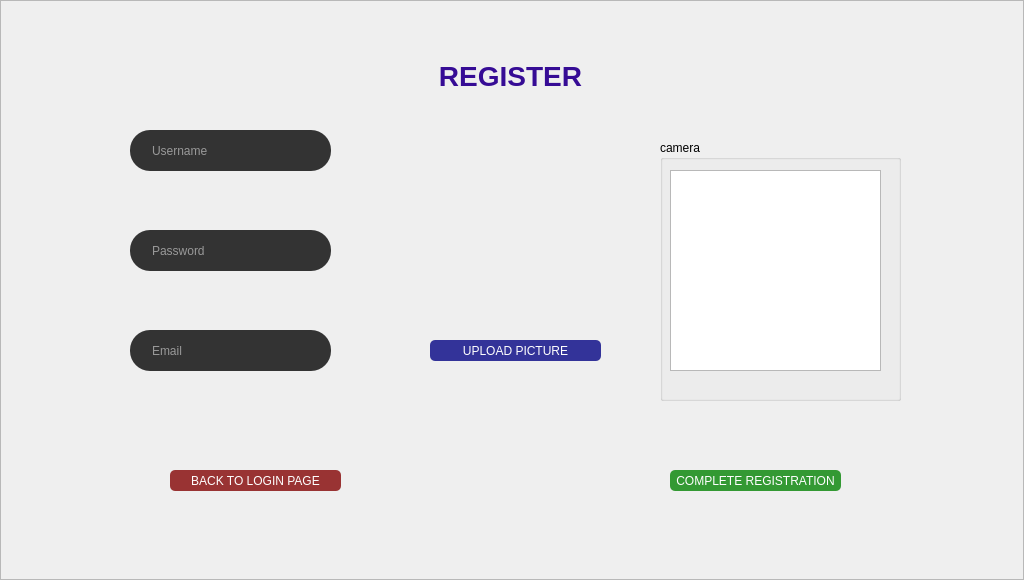
<?xml version="1.0" encoding="UTF-8"?>
<ui version="4.0">
 <class>Widget</class>
 <widget class="QWidget" name="Widget">
  <property name="geometry">
   <rect>
    <x>0</x>
    <y>0</y>
    <width>1024</width>
    <height>580</height>
   </rect>
  </property>
  <property name="windowTitle">
   <string>Widget</string>
  </property>
  <property name="inputMethodHints">
   <set>Qt::ImhNone</set>
  </property>
  <widget class="QFrame" name="frame">
   <property name="geometry">
    <rect>
     <x>0</x>
     <y>0</y>
     <width>1024</width>
     <height>580</height>
    </rect>
   </property>
   <property name="frameShape">
    <enum>QFrame::StyledPanel</enum>
   </property>
   <property name="frameShadow">
    <enum>QFrame::Raised</enum>
   </property>
   <widget class="QStackedWidget" name="stackedWidget">
    <property name="geometry">
     <rect>
      <x>0</x>
      <y>0</y>
      <width>1024</width>
      <height>580</height>
     </rect>
    </property>
    <property name="currentIndex">
     <number>1</number>
    </property>
    <widget class="QWidget" name="page_Login">
     <widget class="QLineEdit" name="Login_User_box">
      <property name="geometry">
       <rect>
        <x>640</x>
        <y>290</y>
        <width>113</width>
        <height>27</height>
       </rect>
      </property>
      <property name="styleSheet">
       <string notr="true">border-radius: 30px;</string>
      </property>
     </widget>
     <widget class="QLineEdit" name="Login_Pwd_box">
      <property name="geometry">
       <rect>
        <x>640</x>
        <y>370</y>
        <width>113</width>
        <height>27</height>
       </rect>
      </property>
     </widget>
     <widget class="QLabel" name="portrait_login">
      <property name="geometry">
       <rect>
        <x>690</x>
        <y>110</y>
        <width>128</width>
        <height>131</height>
       </rect>
      </property>
      <property name="styleSheet">
       <string notr="true">border-radius: 64px;
background-image: url(:u);
</string>
      </property>
      <property name="text">
       <string/>
      </property>
      <property name="alignment">
       <set>Qt::AlignCenter</set>
      </property>
     </widget>
     <widget class="QLabel" name="title_login">
      <property name="geometry">
       <rect>
        <x>460</x>
        <y>30</y>
        <width>100</width>
        <height>80</height>
       </rect>
      </property>
      <property name="font">
       <font>
        <pointsize>21</pointsize>
        <weight>75</weight>
        <bold>true</bold>
       </font>
      </property>
      <property name="layoutDirection">
       <enum>Qt::LeftToRight</enum>
      </property>
      <property name="styleSheet">
       <string notr="true">color: rgb(54, 12, 149);</string>
      </property>
      <property name="text">
       <string>LOGIN</string>
      </property>
      <property name="alignment">
       <set>Qt::AlignCenter</set>
      </property>
      <property name="wordWrap">
       <bool>false</bool>
      </property>
     </widget>
     <widget class="QPushButton" name="btn_login">
      <property name="geometry">
       <rect>
        <x>640</x>
        <y>470</y>
        <width>99</width>
        <height>27</height>
       </rect>
      </property>
      <property name="styleSheet">
       <string notr="true">Padding: 1px;
Border-radius: 5px;
Background: #393;
Color: #fefefe;</string>
      </property>
      <property name="text">
       <string>SIGN IN</string>
      </property>
     </widget>
     <widget class="QPushButton" name="btn_register">
      <property name="geometry">
       <rect>
        <x>760</x>
        <y>470</y>
        <width>99</width>
        <height>27</height>
       </rect>
      </property>
      <property name="styleSheet">
       <string notr="true">Padding: 1px;
background-color: rgb(255, 71, 71);
Border-radius: 5px;
Color: #fefefe;</string>
      </property>
      <property name="text">
       <string>SIGN UP</string>
      </property>
     </widget>
     <widget class="QLabel" name="BackPic">
      <property name="geometry">
       <rect>
        <x>0</x>
        <y>0</y>
        <width>10</width>
        <height>10</height>
       </rect>
      </property>
      <property name="text">
       <string/>
      </property>
     </widget>
     <widget class="QPushButton" name="btn_exit">
      <property name="geometry">
       <rect>
        <x>640</x>
        <y>520</y>
        <width>221</width>
        <height>41</height>
       </rect>
      </property>
      <property name="styleSheet">
       <string notr="true">Padding: 1px;
color: rgb(255, 255, 255);
Border-radius: 15px;
background-color: rgb(107, 107, 107);</string>
      </property>
      <property name="text">
       <string>EXIT</string>
      </property>
     </widget>
    </widget>
    <widget class="QWidget" name="pagr_Register">
     <widget class="QLabel" name="title_register">
      <property name="geometry">
       <rect>
        <x>390</x>
        <y>30</y>
        <width>241</width>
        <height>91</height>
       </rect>
      </property>
      <property name="font">
       <font>
        <pointsize>21</pointsize>
        <weight>75</weight>
        <bold>true</bold>
       </font>
      </property>
      <property name="layoutDirection">
       <enum>Qt::LeftToRight</enum>
      </property>
      <property name="styleSheet">
       <string notr="true">color: rgb(54, 12, 149);</string>
      </property>
      <property name="text">
       <string>REGISTER</string>
      </property>
      <property name="alignment">
       <set>Qt::AlignCenter</set>
      </property>
      <property name="wordWrap">
       <bool>false</bool>
      </property>
     </widget>
     <widget class="QPushButton" name="btn_upload">
      <property name="geometry">
       <rect>
        <x>430</x>
        <y>340</y>
        <width>171</width>
        <height>21</height>
       </rect>
      </property>
      <property name="styleSheet">
       <string notr="true">Padding: 1px;
Border-radius: 5px;
Background: #339;
Color: #fefefe;</string>
      </property>
      <property name="text">
       <string>UPLOAD PICTURE</string>
      </property>
     </widget>
     <widget class="QPushButton" name="btn_complete">
      <property name="geometry">
       <rect>
        <x>670</x>
        <y>470</y>
        <width>171</width>
        <height>21</height>
       </rect>
      </property>
      <property name="styleSheet">
       <string notr="true">Padding: 1px;
Border-radius: 5px;
Background: #393;
Color: #fefefe;</string>
      </property>
      <property name="text">
       <string>COMPLETE REGISTRATION</string>
      </property>
     </widget>
     <widget class="QPushButton" name="btn_Back">
      <property name="geometry">
       <rect>
        <x>170</x>
        <y>470</y>
        <width>171</width>
        <height>21</height>
       </rect>
      </property>
      <property name="styleSheet">
       <string notr="true">Padding: 1px;
Border-radius: 5px;
Background: #933;
Color: #fefefe;</string>
      </property>
      <property name="text">
       <string>BACK TO LOGIN PAGE</string>
      </property>
     </widget>
     <widget class="QLabel" name="portait_register">
      <property name="geometry">
       <rect>
        <x>450</x>
        <y>160</y>
        <width>128</width>
        <height>128</height>
       </rect>
      </property>
      <property name="styleSheet">
       <string notr="true">color: #fefefe;</string>
      </property>
      <property name="text">
       <string>&lt;html&gt;&lt;head/&gt;&lt;body&gt;&lt;p&gt;&lt;img src=&quot;:/u&quot;/&gt;&lt;/p&gt;&lt;/body&gt;&lt;/html&gt;</string>
      </property>
     </widget>
     <widget class="QLineEdit" name="box_reg_name">
      <property name="geometry">
       <rect>
        <x>130</x>
        <y>130</y>
        <width>201</width>
        <height>41</height>
       </rect>
      </property>
      <property name="palette">
       <palette>
        <active>
         <colorrole role="WindowText">
          <brush brushstyle="SolidPattern">
           <color alpha="255">
            <red>254</red>
            <green>254</green>
            <blue>254</blue>
           </color>
          </brush>
         </colorrole>
         <colorrole role="Button">
          <brush brushstyle="SolidPattern">
           <color alpha="255">
            <red>51</red>
            <green>51</green>
            <blue>51</blue>
           </color>
          </brush>
         </colorrole>
         <colorrole role="Text">
          <brush brushstyle="SolidPattern">
           <color alpha="255">
            <red>254</red>
            <green>254</green>
            <blue>254</blue>
           </color>
          </brush>
         </colorrole>
         <colorrole role="ButtonText">
          <brush brushstyle="SolidPattern">
           <color alpha="255">
            <red>254</red>
            <green>254</green>
            <blue>254</blue>
           </color>
          </brush>
         </colorrole>
         <colorrole role="Base">
          <brush brushstyle="SolidPattern">
           <color alpha="255">
            <red>51</red>
            <green>51</green>
            <blue>51</blue>
           </color>
          </brush>
         </colorrole>
         <colorrole role="Window">
          <brush brushstyle="SolidPattern">
           <color alpha="255">
            <red>51</red>
            <green>51</green>
            <blue>51</blue>
           </color>
          </brush>
         </colorrole>
        </active>
        <inactive>
         <colorrole role="WindowText">
          <brush brushstyle="SolidPattern">
           <color alpha="255">
            <red>254</red>
            <green>254</green>
            <blue>254</blue>
           </color>
          </brush>
         </colorrole>
         <colorrole role="Button">
          <brush brushstyle="SolidPattern">
           <color alpha="255">
            <red>51</red>
            <green>51</green>
            <blue>51</blue>
           </color>
          </brush>
         </colorrole>
         <colorrole role="Text">
          <brush brushstyle="SolidPattern">
           <color alpha="255">
            <red>254</red>
            <green>254</green>
            <blue>254</blue>
           </color>
          </brush>
         </colorrole>
         <colorrole role="ButtonText">
          <brush brushstyle="SolidPattern">
           <color alpha="255">
            <red>254</red>
            <green>254</green>
            <blue>254</blue>
           </color>
          </brush>
         </colorrole>
         <colorrole role="Base">
          <brush brushstyle="SolidPattern">
           <color alpha="255">
            <red>51</red>
            <green>51</green>
            <blue>51</blue>
           </color>
          </brush>
         </colorrole>
         <colorrole role="Window">
          <brush brushstyle="SolidPattern">
           <color alpha="255">
            <red>51</red>
            <green>51</green>
            <blue>51</blue>
           </color>
          </brush>
         </colorrole>
        </inactive>
        <disabled>
         <colorrole role="WindowText">
          <brush brushstyle="SolidPattern">
           <color alpha="255">
            <red>254</red>
            <green>254</green>
            <blue>254</blue>
           </color>
          </brush>
         </colorrole>
         <colorrole role="Button">
          <brush brushstyle="SolidPattern">
           <color alpha="255">
            <red>51</red>
            <green>51</green>
            <blue>51</blue>
           </color>
          </brush>
         </colorrole>
         <colorrole role="Text">
          <brush brushstyle="SolidPattern">
           <color alpha="255">
            <red>254</red>
            <green>254</green>
            <blue>254</blue>
           </color>
          </brush>
         </colorrole>
         <colorrole role="ButtonText">
          <brush brushstyle="SolidPattern">
           <color alpha="255">
            <red>254</red>
            <green>254</green>
            <blue>254</blue>
           </color>
          </brush>
         </colorrole>
         <colorrole role="Base">
          <brush brushstyle="SolidPattern">
           <color alpha="255">
            <red>51</red>
            <green>51</green>
            <blue>51</blue>
           </color>
          </brush>
         </colorrole>
         <colorrole role="Window">
          <brush brushstyle="SolidPattern">
           <color alpha="255">
            <red>51</red>
            <green>51</green>
            <blue>51</blue>
           </color>
          </brush>
         </colorrole>
        </disabled>
       </palette>
      </property>
      <property name="font">
       <font>
        <kerning>true</kerning>
       </font>
      </property>
      <property name="layoutDirection">
       <enum>Qt::LeftToRight</enum>
      </property>
      <property name="styleSheet">
       <string notr="true">padding-left: 20px;
padding-right: 20px;
border-radius: 20px;
background: #333;
color: #fefefe;</string>
      </property>
      <property name="text">
       <string/>
      </property>
      <property name="frame">
       <bool>false</bool>
      </property>
      <property name="cursorPosition">
       <number>0</number>
      </property>
      <property name="placeholderText">
       <string>Username</string>
      </property>
     </widget>
     <widget class="QLineEdit" name="box_reg_pwd">
      <property name="geometry">
       <rect>
        <x>130</x>
        <y>230</y>
        <width>201</width>
        <height>41</height>
       </rect>
      </property>
      <property name="palette">
       <palette>
        <active>
         <colorrole role="WindowText">
          <brush brushstyle="SolidPattern">
           <color alpha="255">
            <red>254</red>
            <green>254</green>
            <blue>254</blue>
           </color>
          </brush>
         </colorrole>
         <colorrole role="Button">
          <brush brushstyle="SolidPattern">
           <color alpha="255">
            <red>51</red>
            <green>51</green>
            <blue>51</blue>
           </color>
          </brush>
         </colorrole>
         <colorrole role="Text">
          <brush brushstyle="SolidPattern">
           <color alpha="255">
            <red>254</red>
            <green>254</green>
            <blue>254</blue>
           </color>
          </brush>
         </colorrole>
         <colorrole role="ButtonText">
          <brush brushstyle="SolidPattern">
           <color alpha="255">
            <red>254</red>
            <green>254</green>
            <blue>254</blue>
           </color>
          </brush>
         </colorrole>
         <colorrole role="Base">
          <brush brushstyle="SolidPattern">
           <color alpha="255">
            <red>51</red>
            <green>51</green>
            <blue>51</blue>
           </color>
          </brush>
         </colorrole>
         <colorrole role="Window">
          <brush brushstyle="SolidPattern">
           <color alpha="255">
            <red>51</red>
            <green>51</green>
            <blue>51</blue>
           </color>
          </brush>
         </colorrole>
        </active>
        <inactive>
         <colorrole role="WindowText">
          <brush brushstyle="SolidPattern">
           <color alpha="255">
            <red>254</red>
            <green>254</green>
            <blue>254</blue>
           </color>
          </brush>
         </colorrole>
         <colorrole role="Button">
          <brush brushstyle="SolidPattern">
           <color alpha="255">
            <red>51</red>
            <green>51</green>
            <blue>51</blue>
           </color>
          </brush>
         </colorrole>
         <colorrole role="Text">
          <brush brushstyle="SolidPattern">
           <color alpha="255">
            <red>254</red>
            <green>254</green>
            <blue>254</blue>
           </color>
          </brush>
         </colorrole>
         <colorrole role="ButtonText">
          <brush brushstyle="SolidPattern">
           <color alpha="255">
            <red>254</red>
            <green>254</green>
            <blue>254</blue>
           </color>
          </brush>
         </colorrole>
         <colorrole role="Base">
          <brush brushstyle="SolidPattern">
           <color alpha="255">
            <red>51</red>
            <green>51</green>
            <blue>51</blue>
           </color>
          </brush>
         </colorrole>
         <colorrole role="Window">
          <brush brushstyle="SolidPattern">
           <color alpha="255">
            <red>51</red>
            <green>51</green>
            <blue>51</blue>
           </color>
          </brush>
         </colorrole>
        </inactive>
        <disabled>
         <colorrole role="WindowText">
          <brush brushstyle="SolidPattern">
           <color alpha="255">
            <red>254</red>
            <green>254</green>
            <blue>254</blue>
           </color>
          </brush>
         </colorrole>
         <colorrole role="Button">
          <brush brushstyle="SolidPattern">
           <color alpha="255">
            <red>51</red>
            <green>51</green>
            <blue>51</blue>
           </color>
          </brush>
         </colorrole>
         <colorrole role="Text">
          <brush brushstyle="SolidPattern">
           <color alpha="255">
            <red>254</red>
            <green>254</green>
            <blue>254</blue>
           </color>
          </brush>
         </colorrole>
         <colorrole role="ButtonText">
          <brush brushstyle="SolidPattern">
           <color alpha="255">
            <red>254</red>
            <green>254</green>
            <blue>254</blue>
           </color>
          </brush>
         </colorrole>
         <colorrole role="Base">
          <brush brushstyle="SolidPattern">
           <color alpha="255">
            <red>51</red>
            <green>51</green>
            <blue>51</blue>
           </color>
          </brush>
         </colorrole>
         <colorrole role="Window">
          <brush brushstyle="SolidPattern">
           <color alpha="255">
            <red>51</red>
            <green>51</green>
            <blue>51</blue>
           </color>
          </brush>
         </colorrole>
        </disabled>
       </palette>
      </property>
      <property name="font">
       <font>
        <kerning>true</kerning>
       </font>
      </property>
      <property name="layoutDirection">
       <enum>Qt::LeftToRight</enum>
      </property>
      <property name="styleSheet">
       <string notr="true">padding-left: 20px;
padding-right: 20px;
border-radius: 20px;
background: #333;
color: #fefefe;</string>
      </property>
      <property name="text">
       <string/>
      </property>
      <property name="frame">
       <bool>false</bool>
      </property>
      <property name="cursorPosition">
       <number>0</number>
      </property>
      <property name="placeholderText">
       <string>Password</string>
      </property>
     </widget>
     <widget class="QLineEdit" name="box_reg_email">
      <property name="geometry">
       <rect>
        <x>130</x>
        <y>330</y>
        <width>201</width>
        <height>41</height>
       </rect>
      </property>
      <property name="palette">
       <palette>
        <active>
         <colorrole role="WindowText">
          <brush brushstyle="SolidPattern">
           <color alpha="255">
            <red>254</red>
            <green>254</green>
            <blue>254</blue>
           </color>
          </brush>
         </colorrole>
         <colorrole role="Button">
          <brush brushstyle="SolidPattern">
           <color alpha="255">
            <red>51</red>
            <green>51</green>
            <blue>51</blue>
           </color>
          </brush>
         </colorrole>
         <colorrole role="Text">
          <brush brushstyle="SolidPattern">
           <color alpha="255">
            <red>254</red>
            <green>254</green>
            <blue>254</blue>
           </color>
          </brush>
         </colorrole>
         <colorrole role="ButtonText">
          <brush brushstyle="SolidPattern">
           <color alpha="255">
            <red>254</red>
            <green>254</green>
            <blue>254</blue>
           </color>
          </brush>
         </colorrole>
         <colorrole role="Base">
          <brush brushstyle="SolidPattern">
           <color alpha="255">
            <red>51</red>
            <green>51</green>
            <blue>51</blue>
           </color>
          </brush>
         </colorrole>
         <colorrole role="Window">
          <brush brushstyle="SolidPattern">
           <color alpha="255">
            <red>51</red>
            <green>51</green>
            <blue>51</blue>
           </color>
          </brush>
         </colorrole>
        </active>
        <inactive>
         <colorrole role="WindowText">
          <brush brushstyle="SolidPattern">
           <color alpha="255">
            <red>254</red>
            <green>254</green>
            <blue>254</blue>
           </color>
          </brush>
         </colorrole>
         <colorrole role="Button">
          <brush brushstyle="SolidPattern">
           <color alpha="255">
            <red>51</red>
            <green>51</green>
            <blue>51</blue>
           </color>
          </brush>
         </colorrole>
         <colorrole role="Text">
          <brush brushstyle="SolidPattern">
           <color alpha="255">
            <red>254</red>
            <green>254</green>
            <blue>254</blue>
           </color>
          </brush>
         </colorrole>
         <colorrole role="ButtonText">
          <brush brushstyle="SolidPattern">
           <color alpha="255">
            <red>254</red>
            <green>254</green>
            <blue>254</blue>
           </color>
          </brush>
         </colorrole>
         <colorrole role="Base">
          <brush brushstyle="SolidPattern">
           <color alpha="255">
            <red>51</red>
            <green>51</green>
            <blue>51</blue>
           </color>
          </brush>
         </colorrole>
         <colorrole role="Window">
          <brush brushstyle="SolidPattern">
           <color alpha="255">
            <red>51</red>
            <green>51</green>
            <blue>51</blue>
           </color>
          </brush>
         </colorrole>
        </inactive>
        <disabled>
         <colorrole role="WindowText">
          <brush brushstyle="SolidPattern">
           <color alpha="255">
            <red>254</red>
            <green>254</green>
            <blue>254</blue>
           </color>
          </brush>
         </colorrole>
         <colorrole role="Button">
          <brush brushstyle="SolidPattern">
           <color alpha="255">
            <red>51</red>
            <green>51</green>
            <blue>51</blue>
           </color>
          </brush>
         </colorrole>
         <colorrole role="Text">
          <brush brushstyle="SolidPattern">
           <color alpha="255">
            <red>254</red>
            <green>254</green>
            <blue>254</blue>
           </color>
          </brush>
         </colorrole>
         <colorrole role="ButtonText">
          <brush brushstyle="SolidPattern">
           <color alpha="255">
            <red>254</red>
            <green>254</green>
            <blue>254</blue>
           </color>
          </brush>
         </colorrole>
         <colorrole role="Base">
          <brush brushstyle="SolidPattern">
           <color alpha="255">
            <red>51</red>
            <green>51</green>
            <blue>51</blue>
           </color>
          </brush>
         </colorrole>
         <colorrole role="Window">
          <brush brushstyle="SolidPattern">
           <color alpha="255">
            <red>51</red>
            <green>51</green>
            <blue>51</blue>
           </color>
          </brush>
         </colorrole>
        </disabled>
       </palette>
      </property>
      <property name="font">
       <font>
        <kerning>true</kerning>
       </font>
      </property>
      <property name="layoutDirection">
       <enum>Qt::LeftToRight</enum>
      </property>
      <property name="styleSheet">
       <string notr="true">padding-left: 20px;
padding-right: 20px;
border-radius: 20px;
background: #333;
color: #fefefe;</string>
      </property>
      <property name="text">
       <string/>
      </property>
      <property name="frame">
       <bool>false</bool>
      </property>
      <property name="cursorPosition">
       <number>0</number>
      </property>
      <property name="placeholderText">
       <string>Email</string>
      </property>
     </widget>
     <widget class="QGroupBox" name="groupBox">
      <property name="geometry">
       <rect>
        <x>660</x>
        <y>140</y>
        <width>241</width>
        <height>261</height>
       </rect>
      </property>
      <property name="title">
       <string>camera</string>
      </property>
      <widget class="QTextEdit" name="textEdit">
       <property name="geometry">
        <rect>
         <x>10</x>
         <y>30</y>
         <width>211</width>
         <height>201</height>
        </rect>
       </property>
      </widget>
     </widget>
    </widget>
    <widget class="QWidget" name="page"/>
   </widget>
  </widget>
 </widget>
 <layoutdefault spacing="6" margin="11"/>
 <resources/>
 <connections/>
</ui>
